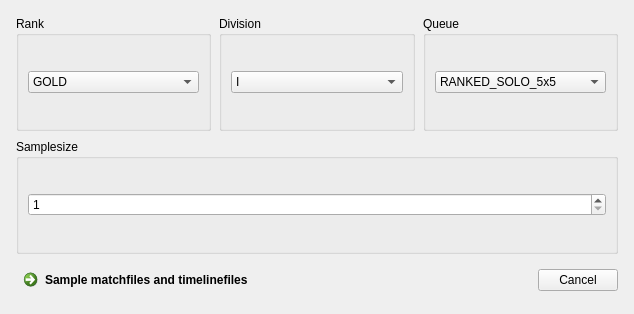
<?xml version="1.0" encoding="UTF-8"?>
<ui version="4.0">
 <class>Sampledialog</class>
 <widget class="QDialog" name="Sampledialog">
  <property name="geometry">
   <rect>
    <x>0</x>
    <y>0</y>
    <width>634</width>
    <height>314</height>
   </rect>
  </property>
  <property name="windowTitle">
   <string>Dialog</string>
  </property>
  <layout class="QHBoxLayout" name="horizontalLayout">
   <property name="spacing">
    <number>0</number>
   </property>
   <property name="leftMargin">
    <number>0</number>
   </property>
   <property name="topMargin">
    <number>0</number>
   </property>
   <property name="rightMargin">
    <number>0</number>
   </property>
   <property name="bottomMargin">
    <number>0</number>
   </property>
   <item>
    <layout class="QVBoxLayout" name="verticalLayout">
     <property name="spacing">
      <number>8</number>
     </property>
     <property name="leftMargin">
      <number>16</number>
     </property>
     <property name="topMargin">
      <number>16</number>
     </property>
     <property name="rightMargin">
      <number>16</number>
     </property>
     <property name="bottomMargin">
      <number>16</number>
     </property>
     <item>
      <layout class="QVBoxLayout" name="verticalLayout_root">
       <item>
        <layout class="QHBoxLayout" name="horizontalLayout_league">
         <item>
          <widget class="QGroupBox" name="groupBox_rank">
           <property name="title">
            <string>Rank</string>
           </property>
           <layout class="QVBoxLayout" name="verticalLayout_5">
            <item>
             <widget class="QComboBox" name="comboBox_rank">
              <property name="currentIndex">
               <number>3</number>
              </property>
              <item>
               <property name="text">
                <string>IRON</string>
               </property>
              </item>
              <item>
               <property name="text">
                <string>BRONZE</string>
               </property>
              </item>
              <item>
               <property name="text">
                <string>SILVER</string>
               </property>
              </item>
              <item>
               <property name="text">
                <string>GOLD</string>
               </property>
              </item>
              <item>
               <property name="text">
                <string>EMERALD</string>
               </property>
              </item>
              <item>
               <property name="text">
                <string>PLATINUM</string>
               </property>
              </item>
              <item>
               <property name="text">
                <string>DIAMOND</string>
               </property>
              </item>
              <item>
               <property name="text">
                <string>MASTER</string>
               </property>
              </item>
              <item>
               <property name="text">
                <string>GRANDMASTER</string>
               </property>
              </item>
              <item>
               <property name="text">
                <string>CHALLENGER</string>
               </property>
              </item>
             </widget>
            </item>
           </layout>
          </widget>
         </item>
         <item>
          <widget class="QGroupBox" name="groupBox_division">
           <property name="title">
            <string>Division</string>
           </property>
           <layout class="QVBoxLayout" name="verticalLayout_4">
            <item>
             <widget class="QComboBox" name="comboBox_division">
              <item>
               <property name="text">
                <string>I</string>
               </property>
              </item>
              <item>
               <property name="text">
                <string>II</string>
               </property>
              </item>
              <item>
               <property name="text">
                <string>III</string>
               </property>
              </item>
              <item>
               <property name="text">
                <string>IV</string>
               </property>
              </item>
             </widget>
            </item>
           </layout>
          </widget>
         </item>
         <item>
          <widget class="QGroupBox" name="groupBox_queue">
           <property name="title">
            <string>Queue</string>
           </property>
           <layout class="QVBoxLayout" name="verticalLayout_3">
            <item>
             <widget class="QComboBox" name="comboBox_queue">
              <item>
               <property name="text">
                <string>RANKED_SOLO_5x5</string>
               </property>
              </item>
              <item>
               <property name="text">
                <string>RANKED_FLEX_SR</string>
               </property>
              </item>
             </widget>
            </item>
           </layout>
          </widget>
         </item>
        </layout>
       </item>
       <item>
        <widget class="QGroupBox" name="groupBox_samplesize">
         <property name="title">
          <string>Samplesize</string>
         </property>
         <layout class="QVBoxLayout" name="verticalLayout_6">
          <item>
           <widget class="QSpinBox" name="spinBox_samplesize">
            <property name="minimum">
             <number>1</number>
            </property>
            <property name="maximum">
             <number>1000000</number>
            </property>
           </widget>
          </item>
         </layout>
        </widget>
       </item>
       <item>
        <layout class="QHBoxLayout" name="horizontalLayout_3">
         <property name="spacing">
          <number>20</number>
         </property>
         <item>
          <widget class="QCommandLinkButton" name="commandLinkButton_sample">
           <property name="sizePolicy">
            <sizepolicy hsizetype="Expanding" vsizetype="Preferred">
             <horstretch>0</horstretch>
             <verstretch>0</verstretch>
            </sizepolicy>
           </property>
           <property name="text">
            <string>Sample matchfiles and timelinefiles</string>
           </property>
           <property name="icon">
            <iconset theme="text-x-script"/>
           </property>
          </widget>
         </item>
         <item>
          <widget class="QDialogButtonBox" name="buttonBox">
           <property name="sizePolicy">
            <sizepolicy hsizetype="Fixed" vsizetype="Fixed">
             <horstretch>0</horstretch>
             <verstretch>0</verstretch>
            </sizepolicy>
           </property>
           <property name="orientation">
            <enum>Qt::Orientation::Horizontal</enum>
           </property>
           <property name="standardButtons">
            <set>QDialogButtonBox::StandardButton::Cancel</set>
           </property>
           <property name="centerButtons">
            <bool>false</bool>
           </property>
          </widget>
         </item>
        </layout>
       </item>
      </layout>
     </item>
    </layout>
   </item>
  </layout>
 </widget>
 <resources/>
 <connections>
  <connection>
   <sender>buttonBox</sender>
   <signal>accepted()</signal>
   <receiver>Sampledialog</receiver>
   <slot>accept()</slot>
   <hints>
    <hint type="sourcelabel">
     <x>248</x>
     <y>254</y>
    </hint>
    <hint type="destinationlabel">
     <x>157</x>
     <y>274</y>
    </hint>
   </hints>
  </connection>
  <connection>
   <sender>buttonBox</sender>
   <signal>rejected()</signal>
   <receiver>Sampledialog</receiver>
   <slot>reject()</slot>
   <hints>
    <hint type="sourcelabel">
     <x>316</x>
     <y>260</y>
    </hint>
    <hint type="destinationlabel">
     <x>286</x>
     <y>274</y>
    </hint>
   </hints>
  </connection>
 </connections>
</ui>
